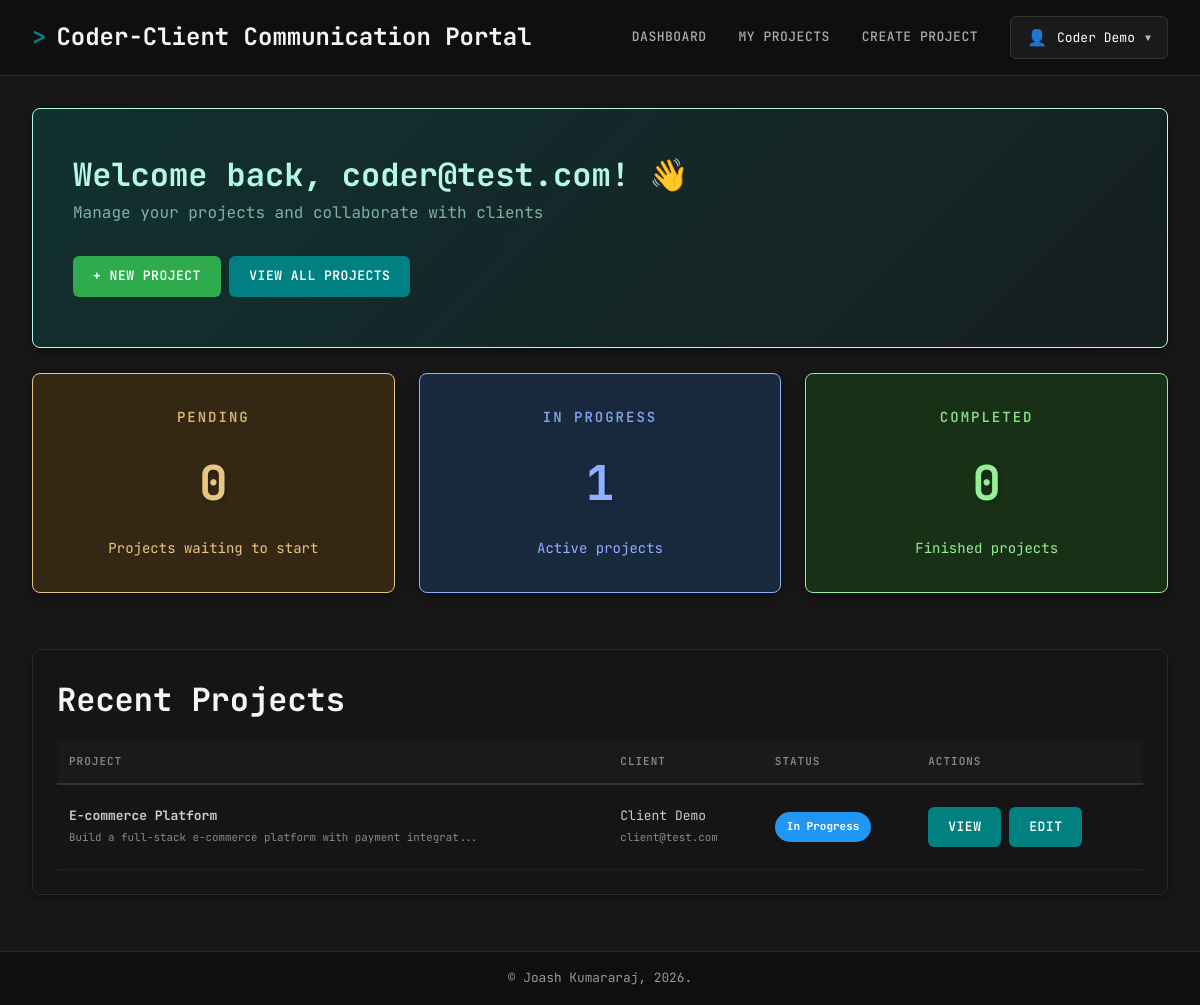
The app's page /dashboard/coder (signed in) with its own data.
### tables this page shows
CREATE TABLE IF NOT EXISTS
    projects (
        project_id INT AUTO_INCREMENT PRIMARY KEY,
        title VARCHAR(50) NOT NULL,
        description VARCHAR(1000) NOT NULL,
        image VARCHAR(255) DEFAULT NULL,
        status INT NOT NULL,
        coder_id INT NOT NULL,
        client_id INT,
        CONSTRAINT fk_projects_coder FOREIGN KEY (coder_id) REFERENCES users (user_id),
        CONSTRAINT fk_projects_client FOREIGN KEY (client_id) REFERENCES users (user_id)
    );

CREATE TABLE IF NOT EXISTS
    users (
        user_id INT AUTO_INCREMENT PRIMARY KEY,
        name VARCHAR(255) NOT NULL,
        email VARCHAR(255) UNIQUE NOT NULL,
        password VARCHAR(255) NOT NULL,
        role_id INT NOT NULL,
        CONSTRAINT fk_users_roles FOREIGN KEY (role_id) REFERENCES ROLES (role_id)
    );

### includes/auth.php (called while the page is built, shortened)
<?php
function getCurrentUser()
{
    return [
        'user_id' => $_SESSION['user_id'] ?? null,
        'name' => $_SESSION['name'] ?? null,
        'email' => $_SESSION['email'] ?? null,
        'role' => $_SESSION['role'] ?? null
    ];
}
?>

### includes/constants.php (called while the page is built, shortened)
<?php
$statusLabels = [
    STATUS_PENDING => 'Pending',
    STATUS_IN_PROGRESS => 'In Progress',
    STATUS_COMPLETED => 'Completed'
];
$statusColors = [
    STATUS_PENDING => '#FFA500',
    STATUS_IN_PROGRESS => '#2196F3',
    STATUS_COMPLETED => '#4CAF50'
];
?>

### dashboard/coder.php (the view, shortened to what this page needs)
<?php
require_once './includes/auth.php';
$user = getCurrentUser();
require_once './config/db.php';
require_once './includes/constants.php';
$stmt = $db->prepare("
    SELECT projects.*,
           clients.name as client_name,
           clients.email as client_email
    FROM projects
    LEFT JOIN users as clients ON projects.client_id = clients.user_id
    WHERE projects.coder_id = :coder_id
    ORDER BY projects.project_id DESC
");
$stmt->execute(['coder_id' => $user['user_id']]);
$projects = $stmt->fetchAll(PDO::FETCH_OBJ);
$pendingCount = 0;
$inProgressCount = 0;
$completedCount = 0;
foreach ($projects as $p) {
    if ($p->status == 1)
        $inProgressCount++;
}
require_once './includes/header.php';
?>
<div class="welcome-section">
    <h2>Welcome back,
        <?= htmlspecialchars($user['email']); ?>! 👋
    </h2>
    <p>Manage your projects and collaborate with clients</p>
    <div class="action-buttons">
        <a href="<?= BASE_URL; ?>/projects/create" class="btn btn-success btn-large">+ New Project</a>
        <a href="<?= BASE_URL; ?>/projects" class="btn btn-large">View All Projects</a>
    </div>
</div>
<div class="dashboard-grid">
    <div class="stat-card orange">
        <div class="stat-label">Pending</div>
        <div class="stat-number">
            <?= $pendingCount; ?>
        </div>
        <div>Projects waiting to start</div>
    </div>
    <div class="stat-card blue">
        <div class="stat-label">In Progress</div>
        <div class="stat-number">
            <?= $inProgressCount; ?>
        </div>
        <div>Active projects</div>
    </div>
    <div class="stat-card green">
        <div class="stat-label">Completed</div>
        <div class="stat-number">
            <?= $completedCount; ?>
        </div>
        <div>Finished projects</div>
    </div>
</div>
<div class="card">
    <h2>Recent Projects</h2>
    <?php if (count($projects) > 0): ?>
        <table>
            <thead>
                <tr>
                    <th>Project</th>
                    <th>Client</th>
                    <th>Status</th>
                    <th>Actions</th>
                </tr>
            </thead>
            <tbody>
                <?php foreach ($projects as $project): ?>
                    <tr>
                        <td>
                            <strong>
                                <?= htmlspecialchars($project->title); ?>
                            </strong>
                            <br>
                            <small style="color: #888;">
                                <?= htmlspecialchars(substr($project->description, 0, 60)); ?>...
                            </small>
                        </td>
                        <td>
                            <?php if ($project->client_name): ?>
                                <?= htmlspecialchars($project->client_name); ?>
                                <br>
                                <small style="color: #888;">
                                    <?= htmlspecialchars($project->client_email); ?>
                                </small>
                            <?php else: ?>
                                <span style="color: #888;">No client assigned</span>
                            <?php endif; ?>
                        </td>
                        <td>
                            <span class="project-status" style="background-color: <?= $statusColors[$project->status]; ?>">
                                <?= $statusLabels[$project->status]; ?>
                            </span>
                        </td>
                        <td>
                            <a href="<?= BASE_URL; ?>/projects?id=<?= $project->project_id; ?>" class="btn">View</a>
                            <a href="<?= BASE_URL; ?>/projects/edit?id=<?= $project->project_id; ?>" class="btn">Edit</a>
                        </td>
                    </tr>
                <?php endforeach; ?>
            </tbody>
        </table>
    <?php endif; ?>
</div>
<?php require_once './includes/footer.php'; ?>

### assets/style.css (style rules this page uses)
:root { --color-primary: #008080; --color-primary-dark: #006c6c; --color-bg-main: #171717; --color-bg-dark: #0f0f0f; --color-bg-card: #151515; --color-bg-input: #1a1a1a; --color-border: #2a2a2a; --color-border-light: #333; --color-text: #e0e0e0; --color-text-muted: #aaa; --color-text-dim: #888; --color-danger: #ef4444; --color-success: #10b981; --color-info: #3b82f6; --color-warning: #cf840b; }
* { margin: 0; padding: 0; box-sizing: border-box; }
body { background-color: var(--color-bg-main); color: var(--color-text); font-family: "JetBrains Mono", "Courier New", monospace; font-size: 14px; line-height: 1.6; scroll-behavior: smooth; }
.card, div[class*="card"] { background: var(--color-bg-card); border: 1px solid var(--color-border); border-radius: 8px; padding: 1.5rem; margin-bottom: 1.5rem; box-shadow: 0 4px 6px rgba(0, 0, 0, 0.3); }
table { width: 100%; border-collapse: collapse; margin-top: 1rem; font-size: 13px; }
table thead { background: var(--color-bg-input); border-bottom: 2px solid var(--color-border-light); }
table th { padding: 12px; text-align: left; font-weight: 600; color: var(--color-text-dim); text-transform: uppercase; font-size: 11px; letter-spacing: 1px; }
table td { padding: 12px; border-bottom: 1px solid #222; color: #ccc; }
table tbody tr { transition: background 0.2s; }
.btn, button[type="submit"], input[type="submit"], a.btn { background: var(--color-primary); color: white; margin: 10px 0; padding: 10px 20px; border: none; border-radius: 6px; font-family: inherit; font-size: 13px; font-weight: 600; cursor: pointer; text-decoration: none; transition: all 0.2s; text-transform: uppercase; letter-spacing: 0.5px; display: inline-block; }
.btn-success { background: #2dab4d !important; }
.action-buttons { margin-top: 20px; }
.stat-card, .dashboard-grid > div { background: black; border: 1px solid white; border-radius: 8px; padding: 2rem; text-align: center; color: white; box-shadow: 0 4px 12px rgba(0, 0, 0, 0.4); }
.stat-card.orange { background-color: rgba(207, 132, 11, 0.155); color: rgb(233, 197, 132); border-color: rgb(233, 197, 132); }
.stat-card.blue { background-color: rgba(31, 101, 199, 0.214); color: rgb(142, 176, 255); border-color: rgb(142, 176, 255); }
.stat-card.green { background-color: rgba(30, 155, 14, 0.19); color: rgb(152, 237, 152); border-color: rgb(152, 237, 152); }
.stat-number { font-size: 3rem; font-weight: 700; margin: 1rem 0; text-shadow: 2px 2px 4px rgba(0, 0, 0, 0.2); }
.stat-label { font-size: 0.875rem; text-transform: uppercase; letter-spacing: 2px; font-weight: 600; opacity: 0.9; }
.dashboard-grid { display: grid; grid-template-columns: repeat(auto-fit, minmax(250px, 1fr)); gap: 1.5rem; margin-bottom: 2rem; }
.project-status { display: inline-block; padding: 6px 12px; border-radius: 20px; font-size: 11px; font-weight: 700; color: white; }
.welcome-section { background: linear-gradient( 135deg, rgba(0, 128, 128, 0.245) 0%, rgba(11, 114, 114, 0.088) 100% ); padding: 2.5rem; border-radius: 8px; margin-bottom: 1.6rem; color: rgba(181, 249, 231, 0.721); border: 1px solid rgb(181, 249, 224); box-shadow: 0 4px 12px rgba(0, 0, 0, 0.4); }
.welcome-section h2 { color: rgb(181, 249, 227); font-size: 2rem; font-weight: 700; }
.welcome-section p { margin: 0; opacity: 0.9; font-size: 1rem; }
a { text-decoration: none; transition: color 0.2s; color: var(--color-info); }
h1, h2, h3, h4, h5, h6 { color: #f5f5f5; font-weight: 700; }
h2 { font-size: 2rem; }

### records on screen
projects: title "E-commerce Platform", description "Build a full-stack e-commerce platform with payment integrat", client.name "Client Demo", client.email "client@test.com", status "In Progress"

### other values on screen
$user['name'] "Coder Demo"
$user['email'] "coder@test.com"
$pendingCount "0"
$inProgressCount "1"
$completedCount "0"
